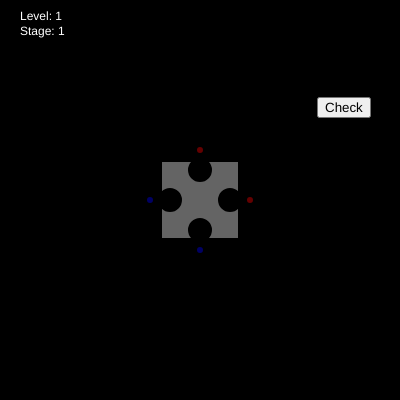
Frame 1 (no input)
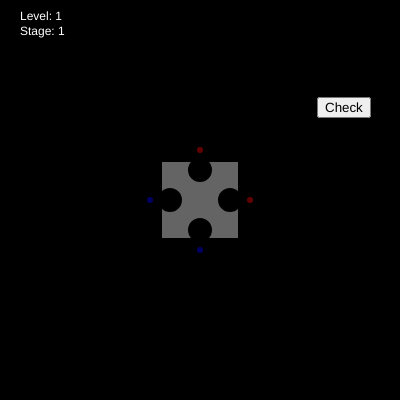
Frame 60 (no input)
Frame 120 (the mouse pressed at the canvas centre since frame 60): identical to frame 60, image omitted

The p5.js sketch that drew these frames (run headless with seeded random() and noise() and a simulated clock; from frame 60 on, the mouse is pressed at the canvas centre):

// p5.js sketch
// ── sketch.js
var level = 1
var connections = []
var poslist = []
var loopOn = 1
var stage = 1
var stages = ["0-2|1-3 0-1|2-3 0-3|1-2", "0-2|1-3|4-6|5-7 0-3|1-4|5-7|6-2 7-2|3-4|5-6|0-1"]
var xpos = [200, 150, 250, 200]
var ypos = [150, 200, 200, 250]
var xpos1 = [200, 170, 230, 200]
var ypos1 = [170, 200, 200, 230]
let levels;

function setup() {
  createCanvas(400, 400)
  strokeWeight(4)
  background(0)
}

function render() {
  for (var i = 0; i < connections.length; i += 1) {
    var poslist1 = split(connections[i], "-")
    var i1 = int(poslist1[0])
    var i2 = int(poslist1[1])
    line(xpos1[i1], ypos1[i1], xpos1[i2], ypos1[i2])
  }
}

function draw() {
  if (loopOn == 0) {
    noLoop() 
  }
  levels = split(stages[stage - 1], " ")
  clear()
  background(0)
  fill(100)
  square(160, 160, 80)
  fill(255)
  text("Level: " + level + "\nStage: " + stage, 20, 20)
  var keylist = split(levels[level - 1], "|")
  var keylist1 = split(keylist[0], "-")
  if (stage == 1) {
    fill(100, 0, 0)
    circle(xpos[int(keylist1[0])], ypos[int(keylist1[0])], 10)
    circle(xpos[int(keylist1[1])], ypos[int(keylist1[1])], 10)
    keylist1 = split(keylist[1], "-")
    fill(0, 0, 100)
    circle(xpos[int(keylist1[0])], ypos[int(keylist1[0])], 10)
    circle(xpos[int(keylist1[1])], ypos[int(keylist1[1])], 10)
  } else {
    fill(100, 0, 0)
    circle(xpos[int(keylist1[0])], ypos[int(keylist1[0])], 10)
    circle(xpos[int(keylist1[1])], ypos[int(keylist1[1])], 10)
    keylist1 = split(keylist[1], "-")
    fill(0, 0, 100)
    circle(xpos[int(keylist1[0])], ypos[int(keylist1[0])], 10)
    circle(xpos[int(keylist1[1])], ypos[int(keylist1[1])], 10)
    fill(100, 0, 0)
    keylist1 = split(keylist[2], "-")
    fill(0, 100, 0)
    circle(xpos[int(keylist1[0])], ypos[int(keylist1[0])], 10)
    circle(xpos[int(keylist1[1])], ypos[int(keylist1[1])], 10)
    keylist1 = split(keylist[3], "-")
    fill(255,255,0)
    circle(xpos[int(keylist1[0])], ypos[int(keylist1[0])], 10)
    circle(xpos[int(keylist1[1])], ypos[int(keylist1[1])], 10)
  }
  for (var i = 0; i < xpos1.length; i += 1) {
    fill(0)
    circle(xpos1[i], ypos1[i], 20)
  }
  render()
  if (mouseIsPressed && mouseButton == RIGHT) {
    var dists = []
    for (i = 0; i < xpos1.length; i += 1) {
      var x1 = xpos1[i] - mouseX
      var y1 = ypos1[i] - mouseY
      dists.push(sqrt(x1 * x1 + y1 * y1))
    }
    i = dists.indexOf(min(dists))
    if (min(dists) < 20 && poslist[poslist.length - 1] != i) {
      if (connections.length < 4) {
        if (poslist.length == 2) {
          connections.push(join(poslist, "-"))
          poslist = []
        } else {
          poslist.push(i)
        }
      }
    }
  }
  button = createButton('Check')
  button.position(317, 97)
  button.mousePressed(checkwork)
}

function checkwork() {
  let state;
  state = checkBlocks1(join(connections, "|"), levels[level - 1])
  if (state) {
    poslist = []
    alert("Nice!")
    level += 1
    connections = []
    if (level == 4) {
      alert("Good work! Stage clear!")
      stage += 1
      level = 1
      if (stage == 2) {
        xpos = [140, 140, 260, 260, 180, 220, 180, 220]
        ypos = [180, 220, 180, 220, 140, 140, 260, 260]
        xpos1 = [170, 170, 230, 230, 180, 220, 180, 220]
        ypos1 = [180, 220, 180, 220, 170, 170, 230, 230]
      }
      if (stage == 3) {
        alert("You won!")
        loopOn = 0
      }
    }
  } else {
    connections = []
    poslist = []
    alert("Sorry. Try again.")
  }
}

function checkBlocks1(block, keycore) {
  var countVar = 0
  var blocklist = split(block, "|")
  var keylist = split(keycore, "|")
  for (var i = 0; i < blocklist.length; i += 1) {
    var curr = join(split(blocklist[i], "-").reverse(), "-")
    if (keylist.indexOf(curr) != int("-1") || keylist.indexOf(blocklist[i]) != int("-1")) {
      countVar += 1
    }
  }
  if (countVar >= blocklist.length) {
    return true
  } else {
    return false
  }
}

window.addEventListener('contextmenu', e => e.preventDefault())
// ── style.css
html, body {
  margin: 0;
  padding: 0;
}
canvas {
  display: block;
}

h1, p {
  font-family: Verdana;
  color: #584D3D;
}

hr {
  color: #584D3D;
  background-color: #584D3D;
}
